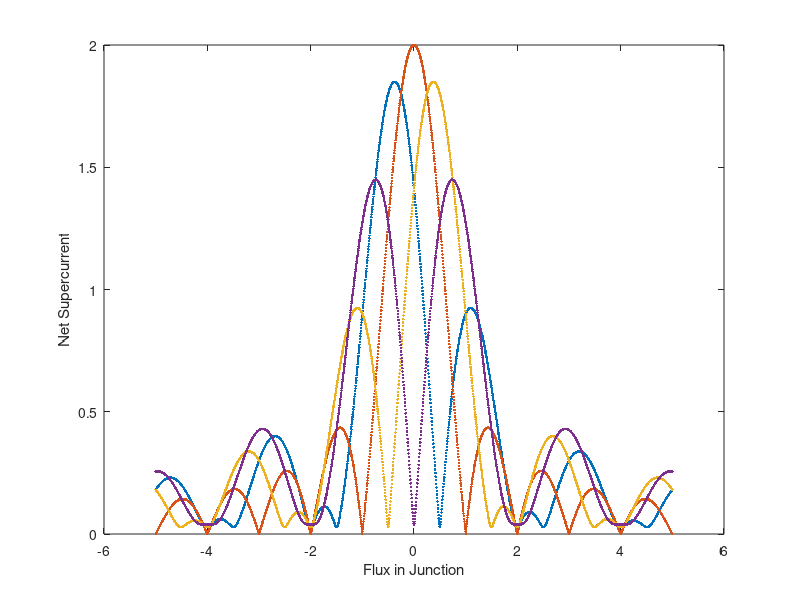

This chart was generated by the following MATLAB code:


%The program splits a single junciton up into xmax discrete sections.  Each
%section has a supercurrent density, and a phase difference that is
%contributed to by the field (PhaseF), and an arbitrary phase set at x=1
%called Phase1.  For each value of field and Phase1 the supercurrent at
%each point is calculated and the net supercurrent (sum along the junction)
%is calcualted to find the supercurrent carried at that phase and that
%field.  To find the maximum supercurrent for a given field, the max of
%that vector is taken, and can be plotted against the magnetic field.  This
%is the exact measurment of the critical current vs field that we do in the
%lab.  


%For Version 2, a geometrical loop was added so that the supercurrent vs
%field plot could include different amounts of phase shift for a determined
%portion of the junction.


%%

clear;
clc;
close all;
%% Defining the Parameters of the Simulaiton

%Initial COnditions of the Simmulation
    xmax=51;
    x(:,1)=(1:xmax);

    SCurrentMag=1;
    SCurNoiseMag=0.001;



%Setting Loop Parameters

    %Phase Loop parameters
    p=1;
    pmax=101;
    Phase1Min=0*pi;
    Phase1Max=2*pi;


    %Flux Loop Parameters
    f=1;
    fmax=2001;
    FluxinJuncMin=-5;
    FluxinJuncMax=5;


    %geometrical/Intrinsic Phase Loop Parameters
    g=1;
    gmax=4;
    PhaseGMin=-.5*pi;
    PhaseGMax=pi;

    
%Calculating Parameters from Initial Conditions
	SCurrentDensityNoise=SCurNoiseMag*(2*rand(xmax,1)-1);
    SCurrentDensity=SCurrentMag*ones(xmax,1)+exp(SCurrentDensityNoise);
    
    
       
%Pre Allocating memory to the arrays to decrease runtime
    Phase1=zeros(1,pmax);
    PhaseG=zeros(xmax,1);
    PhaseGShift=zeros(1,gmax);
    FluxinJunc=zeros(1,fmax);

    SCurrent=zeros(xmax,pmax,fmax);
    SCurrentNet=zeros(1,pmax);
    MaxSCurrentNet=zeros(fmax,gmax);


%% Loops for running the simulation (Meat of the Simulation)

%Geometrical factor Loop
%Define the loop setp size, then run the for loop
PhaseGSS=(PhaseGMax-PhaseGMin)/(gmax-1);
for g=1:gmax
    PhaseGShift(g)=PhaseGMin+(g-1)*PhaseGSS;
    
    %Defining the geometrical(intrinsic) phase shift in the junction
    PhaseG(1:round(xmax/2),1)=0;
    PhaseG(1:xmax-round(xmax/2),1)=PhaseGShift(g);
    
    
    %Field Contribution to the Phase 
    %Define the loop setp size, then run the for loop
    FluxinJuncSS=(FluxinJuncMax-FluxinJuncMin)/(fmax-1);
    for f=1:fmax

        FluxinJunc(f)=FluxinJuncMin+(f-1)*FluxinJuncSS;
        PhaseF=2*pi*x./xmax*FluxinJunc(f);
        
        %Phase1 Loop of externally set phase in 
        %Define the loop setp size, then run the for loop
        Phase1SSS=(Phase1Max-Phase1Min)/(pmax-1);
        for p=1:pmax

            Phase1(p)=Phase1Min+(p-1)*Phase1SSS;

            SCurrent=SCurrentDensity.*sin(PhaseF+Phase1(p)+PhaseG);
            SCurrentNet(p)=sum(SCurrent)/xmax;


        end

        MaxSCurrentNet(f,g)=max(SCurrentNet);

    end

end

figure
plot(FluxinJunc,MaxSCurrentNet,'.')
xlabel('Flux in Junction');ylabel('Net Supercurrent');





    




